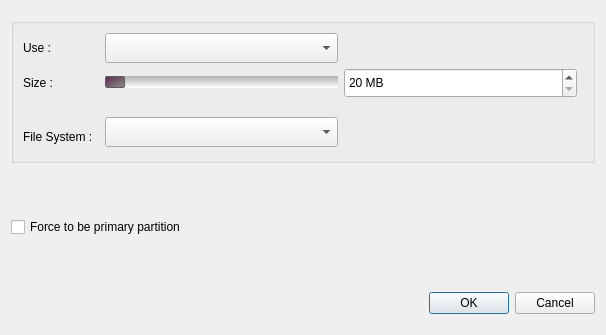
<?xml version="1.0" encoding="UTF-8"?>
<ui version="4.0">
 <class>partitioneditwdiget</class>
 <widget class="QWidget" name="partitioneditwdiget">
  <property name="geometry">
   <rect>
    <x>0</x>
    <y>0</y>
    <width>606</width>
    <height>335</height>
   </rect>
  </property>
  <property name="windowTitle">
   <string/>
  </property>
  <layout class="QVBoxLayout" name="verticalLayout">
   <item>
    <widget class="QGroupBox" name="deviceGroup">
     <property name="sizePolicy">
      <sizepolicy hsizetype="Preferred" vsizetype="Fixed">
       <horstretch>0</horstretch>
       <verstretch>0</verstretch>
      </sizepolicy>
     </property>
     <property name="minimumSize">
      <size>
       <width>580</width>
       <height>0</height>
      </size>
     </property>
     <property name="maximumSize">
      <size>
       <width>16777215</width>
       <height>145</height>
      </size>
     </property>
     <property name="autoFillBackground">
      <bool>false</bool>
     </property>
     <property name="styleSheet">
      <string notr="true"/>
     </property>
     <property name="title">
      <string/>
     </property>
     <layout class="QGridLayout" name="gridLayout">
      <item row="0" column="0">
       <widget class="QLabel" name="label_4">
        <property name="font">
         <font/>
        </property>
        <property name="text">
         <string>Use :</string>
        </property>
       </widget>
      </item>
      <item row="0" column="2">
       <widget class="QComboBox" name="mountpoint">
        <property name="minimumSize">
         <size>
          <width>0</width>
          <height>30</height>
         </size>
        </property>
       </widget>
      </item>
      <item row="0" column="3">
       <spacer name="horizontalSpacer_2">
        <property name="orientation">
         <enum>Qt::Horizontal</enum>
        </property>
        <property name="sizeHint" stdset="0">
         <size>
          <width>233</width>
          <height>24</height>
         </size>
        </property>
       </spacer>
      </item>
      <item row="1" column="0">
       <widget class="QLabel" name="label_5">
        <property name="font">
         <font/>
        </property>
        <property name="text">
         <string>Size :</string>
        </property>
       </widget>
      </item>
      <item row="1" column="3">
       <widget class="QSpinBox" name="partitionSizeCombo">
        <property name="sizePolicy">
         <sizepolicy hsizetype="Preferred" vsizetype="Fixed">
          <horstretch>0</horstretch>
          <verstretch>0</verstretch>
         </sizepolicy>
        </property>
        <property name="minimumSize">
         <size>
          <width>120</width>
          <height>30</height>
         </size>
        </property>
        <property name="suffix">
         <string> MB</string>
        </property>
        <property name="minimum">
         <number>20</number>
        </property>
        <property name="maximum">
         <number>100</number>
        </property>
        <property name="singleStep">
         <number>50</number>
        </property>
        <property name="value">
         <number>20</number>
        </property>
       </widget>
      </item>
      <item row="2" column="1" rowspan="2" colspan="2">
       <widget class="QLabel" name="fileSystem">
        <property name="text">
         <string/>
        </property>
       </widget>
      </item>
      <item row="3" column="2" rowspan="2">
       <widget class="QComboBox" name="fileSystemBox">
        <property name="minimumSize">
         <size>
          <width>0</width>
          <height>30</height>
         </size>
        </property>
       </widget>
      </item>
      <item row="4" column="3">
       <spacer name="horizontalSpacer_3">
        <property name="orientation">
         <enum>Qt::Horizontal</enum>
        </property>
        <property name="sizeHint" stdset="0">
         <size>
          <width>233</width>
          <height>25</height>
         </size>
        </property>
       </spacer>
      </item>
      <item row="4" column="4">
       <widget class="QLabel" name="label_8">
        <property name="sizePolicy">
         <sizepolicy hsizetype="Fixed" vsizetype="Fixed">
          <horstretch>0</horstretch>
          <verstretch>0</verstretch>
         </sizepolicy>
        </property>
        <property name="minimumSize">
         <size>
          <width>0</width>
          <height>28</height>
         </size>
        </property>
        <property name="maximumSize">
         <size>
          <width>0</width>
          <height>16777215</height>
         </size>
        </property>
        <property name="text">
         <string/>
        </property>
       </widget>
      </item>
      <item row="4" column="0">
       <widget class="QLabel" name="label_7">
        <property name="font">
         <font/>
        </property>
        <property name="text">
         <string>File System :</string>
        </property>
       </widget>
      </item>
      <item row="1" column="2">
       <widget class="QSlider" name="partitionSizeSlider">
        <property name="styleSheet">
         <string notr="true">                QSlider::groove:horizontal {
                     height: 12px;
                     background: qlineargradient(x1:0, y1:0, x2:0, y2:1, stop:0 #B1B1B1, stop:1 #FFFFFF);
                     margin: 2px 0;
                 }

                 QSlider::handle:horizontal {
                     background: qlineargradient(x1:0, y1:0, x2:1, y2:1, stop:0 #5A2848, stop:1 #8f8f8f);
                     border: 1px solid #5c5c5c;
                     width: 18px;
                     margin: 0 0;
                     border-radius: 2px;
                 }
                 QSlider::handle:horizontal:hover {
                    border:1px solid  rgba(34, 49, 60, 100);
                    width: 18px;
                    margin: 0 0;
                    border-radius: 2px;
                    background-color: qlineargradient(spread:repeat, x1:0, y1:0, x2:0, y2:1, stop:0.42623 rgba(200, 79, 136, 255),
 stop:0.489247 rgba(200, 52, 119, 255),
 stop:1 rgba(200, 0, 105, 255))
    }</string>
        </property>
        <property name="orientation">
         <enum>Qt::Horizontal</enum>
        </property>
       </widget>
      </item>
     </layout>
    </widget>
   </item>
   <item>
    <spacer name="verticalSpacer">
     <property name="orientation">
      <enum>Qt::Vertical</enum>
     </property>
     <property name="sizeType">
      <enum>QSizePolicy::Preferred</enum>
     </property>
     <property name="sizeHint" stdset="0">
      <size>
       <width>20</width>
       <height>41</height>
      </size>
     </property>
    </spacer>
   </item>
   <item>
    <widget class="QCheckBox" name="optionCheck">
     <property name="text">
      <string>Force to be primary partition</string>
     </property>
    </widget>
   </item>
   <item>
    <spacer name="verticalSpacer_2">
     <property name="orientation">
      <enum>Qt::Vertical</enum>
     </property>
     <property name="sizeType">
      <enum>QSizePolicy::Preferred</enum>
     </property>
     <property name="sizeHint" stdset="0">
      <size>
       <width>20</width>
       <height>42</height>
      </size>
     </property>
    </spacer>
   </item>
   <item>
    <layout class="QHBoxLayout" name="horizontalLayout">
     <item>
      <spacer name="horizontalSpacer">
       <property name="orientation">
        <enum>Qt::Horizontal</enum>
       </property>
       <property name="sizeHint" stdset="0">
        <size>
         <width>236</width>
         <height>20</height>
        </size>
       </property>
      </spacer>
     </item>
     <item>
      <widget class="QDialogButtonBox" name="buttonBox">
       <property name="standardButtons">
        <set>QDialogButtonBox::Cancel|QDialogButtonBox::Ok</set>
       </property>
      </widget>
     </item>
    </layout>
   </item>
  </layout>
 </widget>
 <resources/>
 <connections/>
</ui>
